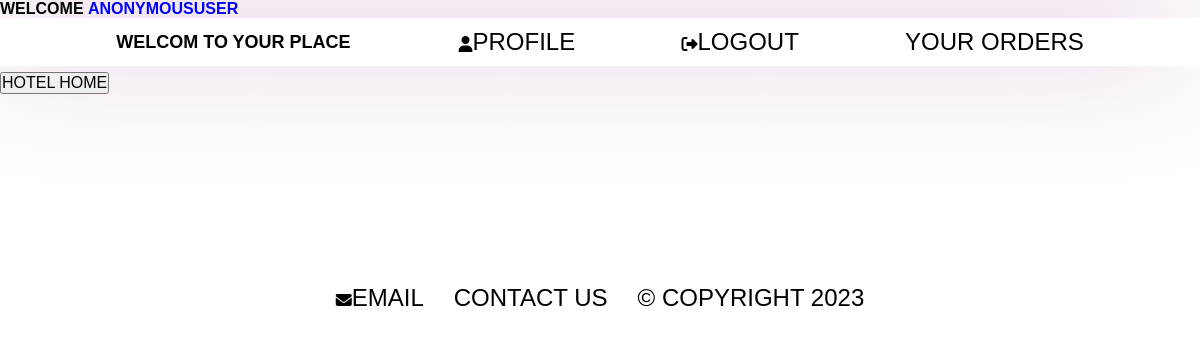
/proapp18/items_user/8/8/, run on an earlier commit of the app's database.
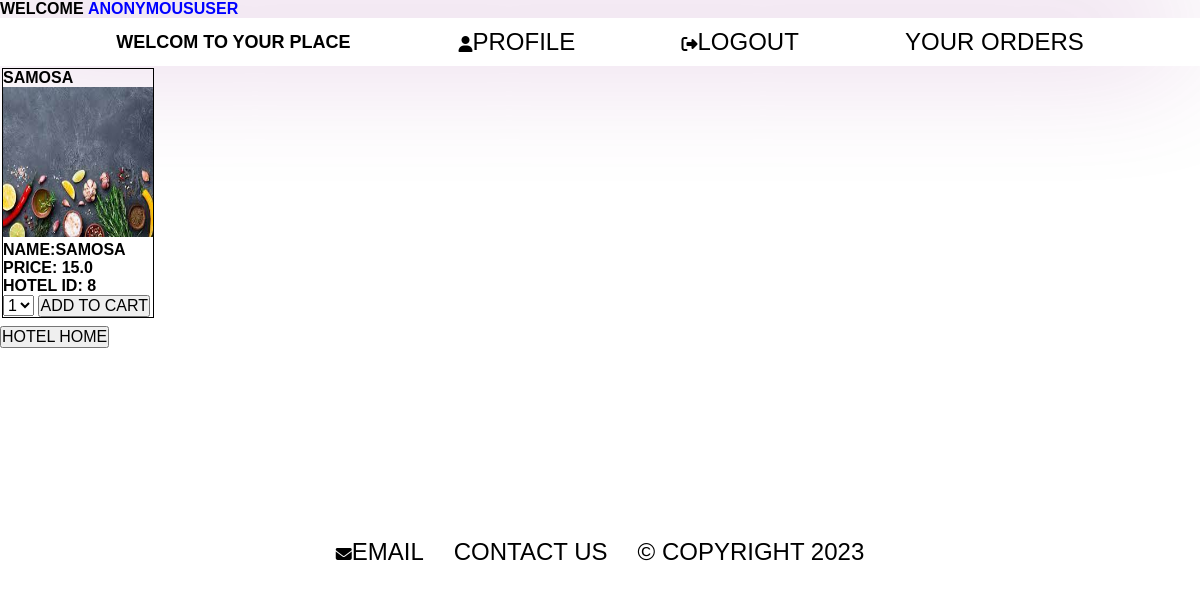
And on a later commit of the database.
### crud_app/models.py (models this page shows)
class food_model(models.Model):
    category_id=models.ForeignKey(category_model,on_delete=models.CASCADE)
    hotel_id=models.IntegerField()
    item_id=models.AutoField(primary_key=True)
    item_name=models.CharField(max_length=30)
    item_price=models.FloatField()
    item_quantity=models.IntegerField(default=1)
    item_desc=models.TextField()
    item_image=models.ImageField()

### proapp18/views.py (the view)
def items_user_view(request,hotel,category):
    res=food_model.objects.filter(hotel_id=hotel,category_id=category)
    return render(request=request,template_name='items_user.html',context={'data':res})

### proapp18/templates/items_user.html (shortened to what this page needs)
<!DOCTYPE html>
<html lang="en">
<head>
</head>
<body>
    {% include 'partials/_header.html' %}
    <div id="cust-items">
        {% if data %}
            {% for i in data %}
            <div id="item-div">
            <h4>{{i.item_name}}</h4>
            <img src="{{i.item_image.url}}" height="150px" width="150px">
            <h4>Name:{{i.item_name}}</h4>
            <h4>Price: {{i.item_price}}</h4>
            <h4>Hotel id: {{i.hotel_id}}</h4>
            <form action="{% url 'cart_app:cart_register'%}" method="post">
                <select name="quantity" id="">
                    <option value="1">1</option>
                </select>
                <input type="submit" value="Add to cart">
            </form>
        </div>
            {% endfor %}
        {% endif %}
    </div>
    <a href="{% url 'proapp18:home'%}"><button>Hotel home</button></a>
    <footer>
        {% include 'partials/_footer.html' %}
        </footer>
</body>
</html>

What changed in the data, as far as the page shows it:
added food_model: item_name "SAMOSA", item_image (picture), item_price "15.0", hotel_id "8"
